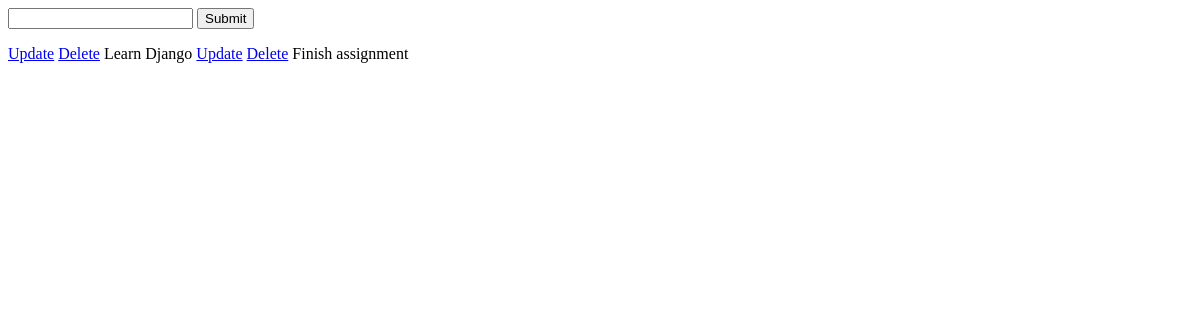
Before: / with the older database file.
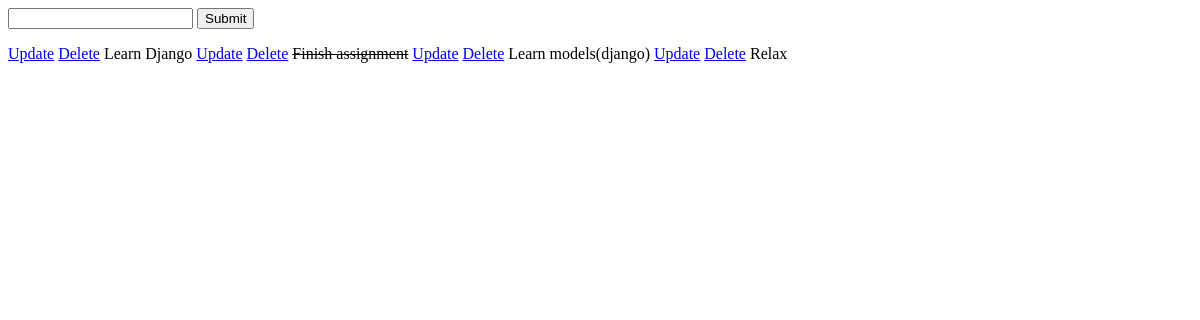
After: the same page with the newer database file.
### task/models.py (models this page shows)
class Tasks(models.Model):
    title = models.CharField(max_length=200)
    complete = models.BooleanField(default=False)
    created = models.DateTimeField(auto_now_add=True)
    objects = models.Manager()
    def __str__(self):
        return self.title

### task/views.py (the view)
# urls.py: path('', views.index, name="home"),
def index(request):
    tasks = Tasks.objects.all()
    form = TaskForm()
    if request.method == 'POST':
        form = TaskForm(request.POST)
        if form.is_valid():
            form.save()
        return redirect('/')
    context = {'tasks': tasks, 'form':form}
    return render(request,'list.html', context)

### task/forms.py
class TaskForm(forms.ModelForm):
    class Meta:
        model = Tasks
        fields = "__all__"

### task/templates/list.html (shortened to what this page needs)
<form method="POST" action="/">
    {{form.title}}
    <input type="submit" name="Create task">
</form>
{% for task in tasks %}
    <di>
        <a href="{% url 'update' task.id %}">Update</a>
        <a href="{% url 'delete' task.id %}">Delete</a>
        {% if task.complete == True %}
        <strike>{{task}}</strike>
        {% else %}
        <span>{{task}}</span>
        {% endif %}
    </di>
{% endfor %}

Changed rows visible on the page:
changed Tasks "Finish assignment": complete False → True (drawn)
added Tasks: title "Learn models(django)"
added Tasks: title "Relax"
